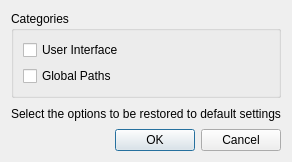
<?xml version="1.0" encoding="UTF-8"?>
<ui version="4.0">
 <class>ResetPreferencesDialog</class>
 <widget class="QDialog" name="ResetPreferencesDialog">
  <property name="geometry">
   <rect>
    <x>0</x>
    <y>0</y>
    <width>271</width>
    <height>162</height>
   </rect>
  </property>
  <property name="windowTitle">
   <string>Reset Options</string>
  </property>
  <layout class="QVBoxLayout" name="verticalLayout_2">
   <item>
    <widget class="QGroupBox" name="groupBox">
     <property name="title">
      <string>Categories</string>
     </property>
     <layout class="QVBoxLayout" name="verticalLayout">
      <item>
       <widget class="QCheckBox" name="resetUiCheckBox">
        <property name="text">
         <string>User Interface</string>
        </property>
       </widget>
      </item>
      <item>
       <widget class="QCheckBox" name="resetPathsCheckBox">
        <property name="text">
         <string>Global Paths</string>
        </property>
       </widget>
      </item>
     </layout>
    </widget>
   </item>
   <item>
    <widget class="QLabel" name="label">
     <property name="text">
      <string>Select the options to be restored to default settings</string>
     </property>
    </widget>
   </item>
   <item>
    <widget class="QDialogButtonBox" name="buttonBox">
     <property name="orientation">
      <enum>Qt::Horizontal</enum>
     </property>
     <property name="standardButtons">
      <set>QDialogButtonBox::Cancel|QDialogButtonBox::Ok</set>
     </property>
    </widget>
   </item>
  </layout>
 </widget>
 <resources/>
 <connections>
  <connection>
   <sender>buttonBox</sender>
   <signal>accepted()</signal>
   <receiver>ResetPreferencesDialog</receiver>
   <slot>accept()</slot>
   <hints>
    <hint type="sourcelabel">
     <x>248</x>
     <y>254</y>
    </hint>
    <hint type="destinationlabel">
     <x>157</x>
     <y>274</y>
    </hint>
   </hints>
  </connection>
  <connection>
   <sender>buttonBox</sender>
   <signal>rejected()</signal>
   <receiver>ResetPreferencesDialog</receiver>
   <slot>reject()</slot>
   <hints>
    <hint type="sourcelabel">
     <x>316</x>
     <y>260</y>
    </hint>
    <hint type="destinationlabel">
     <x>286</x>
     <y>274</y>
    </hint>
   </hints>
  </connection>
 </connections>
</ui>
